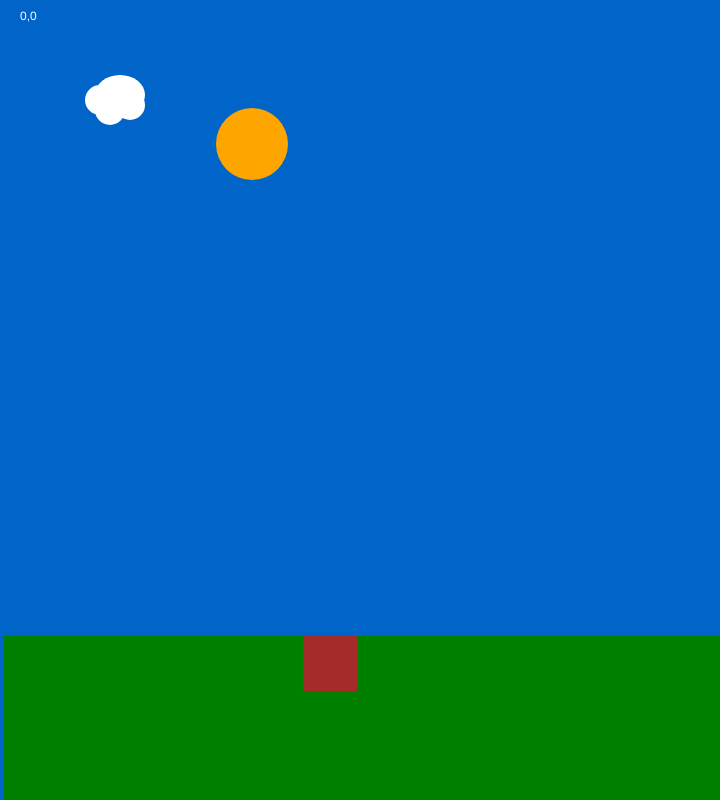
Frame 1 (no input)
Frame 60 (no input): identical to frame 1, image omitted
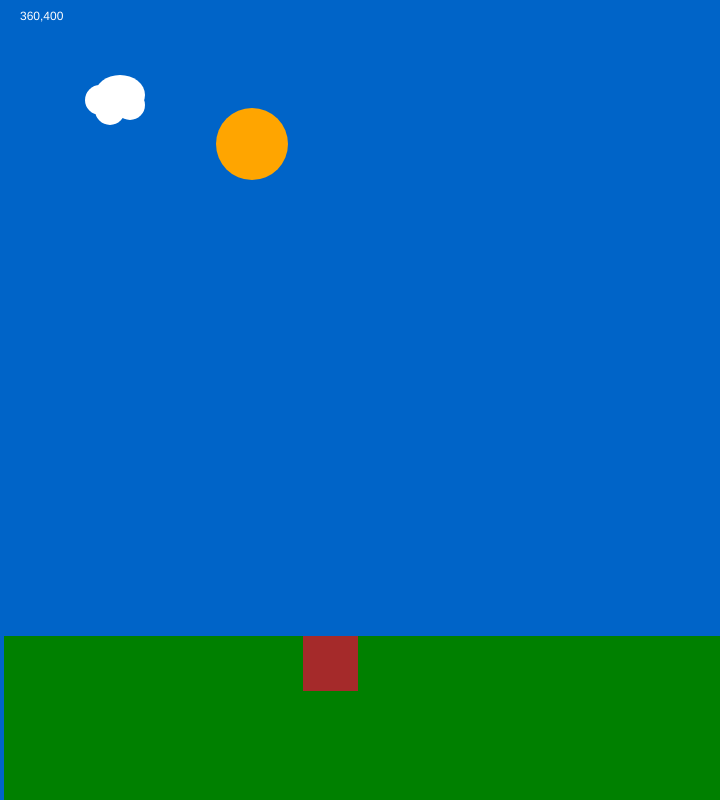
Frame 120 (the mouse pressed at the canvas centre since frame 60)

The p5.js sketch that drew these frames (run headless with seeded random() and noise() and a simulated clock; from frame 60 on, the mouse is pressed at the canvas centre):

// p5.js sketch
// ── sketch.js
function setup() {
  // Sets the screen to be 720 pixels wide and 400 pixels high
  createCanvas(720, 800);


}

function draw() {
  background(0, 100, 200);
  noStroke()

  fill('orange');
  ellipse(252, 144, 72, 72);

  fill(255);
  text(mouseX + ',' + mouseY, 20, 20);

  // cloud
noStroke();
ellipse(100,100,30);
ellipse(110,110,30);
ellipse(120,95,50,40);
ellipse(130,105,30);

// Draw a rectangle at location (4, 636) with a width and height of 720.
fill('green');
rect(4, 636, 720, 720);

// Draw a rectangle at location (303, 638) with a width and height of 720.
fill('brown');
rect(303, 636, 55, 55);

}

function mouseReleased() {

    console.log(mouseX + ',' + mouseY);
}
